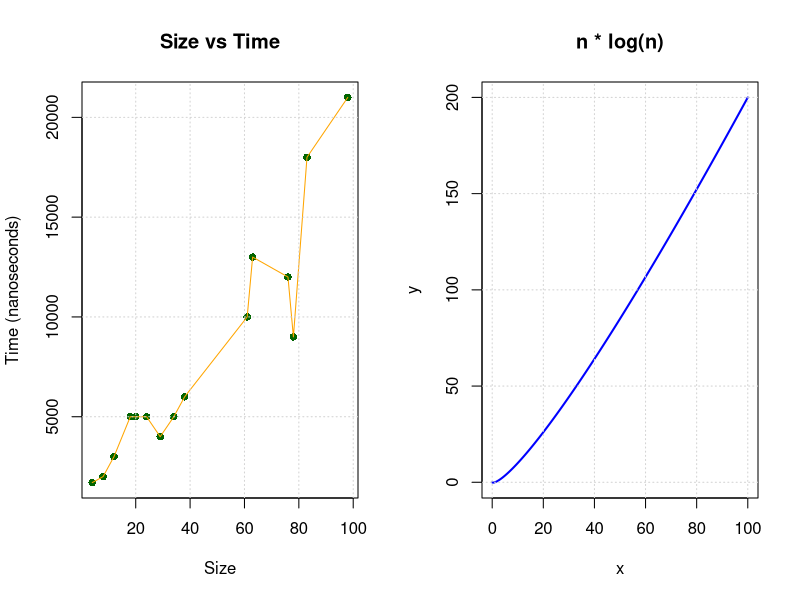

Write the R code that produced this figure.
sizes <- c(4, 8, 12, 18, 20, 24, 29, 34, 38, 61, 63, 76, 78, 83, 98)
times <- c(1700, 2000, 3000, 5000, 5000, 5000, 4000, 5000, 6000, 10000, 13000, 12000, 9000, 18000, 21000)

x <- seq(0.01, 100, by = 0.01)
y <- x * log10(x)  

par(mfrow = c(1, 2))

plot(sizes, times, main="Size vs Time", xlab="Size", ylab="Time (nanoseconds)", pch=16, col="darkgreen")
lines(sizes, times, col="orange", type="l")
grid()

plot(x, y, main="n * log(n)", xlab="x", ylab="y", type="l", col="blue", lwd=2)
grid()

par(mfrow = c(1, 1))
